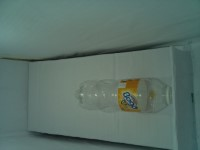
#> input picture data/bottle2.jpg, 200 x 150 px
$ python part2_ocr.py
#> lines starting #> are read from the running program, lines starting #| are printed output that depends on the picture; after the words box and inside, x2 and y2 are one past the last pixel; in counts of white or black regions, pixels touching at a corner belong together
### part2_localization.py
import cv2
import numpy as np

def localize_text(image_path, output_path):
    """
    Part 2: Text Localization (Region of Interest Extraction)
    Extracts text regions (Region of Interest - ROI) from the bottle image.
    This handles uneven lighting better than Part 1.
    """
#> called with image_path = 'data/bottle2.jpg', output_path = 'outputs/part2_localization.jpg'
    image = cv2.imread(image_path)
#> image is the input picture: shape (150, 200, 3); mean B, G, R 104.9, 112.9, 91.3
    if image is None:
        print(f"Error: Could not read image at {image_path}")
        return [], None

    gray = cv2.cvtColor(image, cv2.COLOR_BGR2GRAY)
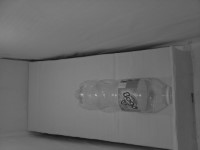
#> gray: shape (150, 200); min 22, max 172, mean 105.5
    blurred = cv2.GaussianBlur(gray, (5, 5), 0)

    # Adaptive Thresholding handles uneven lighting on the cylindrical bottle
    thresh = cv2.adaptiveThreshold(
        blurred,
        255,
        cv2.ADAPTIVE_THRESH_GAUSSIAN_C,
        cv2.THRESH_BINARY_INV,
        15,
        5
    )
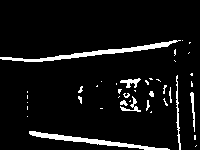
#> thresh: shape (150, 200); 6.7% white; 41 white regions (28 under 20 px), largest, box (x1, y1, x2, y2) and area: (0, 40, 181, 62) 710, (29, 131, 170, 150) 588, (176, 75, 181, 150) 137

    # Morphological closing connects characters into solid blocks
    rect_kernel = cv2.getStructuringElement(cv2.MORPH_RECT, (15, 5))
    connected = cv2.morphologyEx(thresh, cv2.MORPH_CLOSE, rect_kernel)
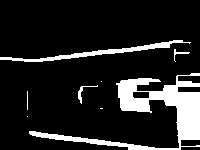
#> connected: shape (150, 200); 13.7% white; 8 white regions (4 under 20 px)

    # Find contours
    contours, _ = cv2.findContours(connected, cv2.RETR_EXTERNAL, cv2.CHAIN_APPROX_SIMPLE)
#> contours = 8 contours, 4 with area under 20; largest, box (x1, y1, x2, y2) and area: (29, 73, 200, 150) 2908, (0, 40, 191, 62) 554, (78, 85, 98, 104) 34, (174, 49, 190, 62) 20

    rois = []
    output_image = image.copy()

    for contour in contours:
        x, y, w, h = cv2.boundingRect(contour)
        aspect_ratio = w / float(h)
        area = w * h

        # Filter out noise (boxes that are too small or not shaped like text)
        if area > 300 and area < 50000 and aspect_ratio > 1.2:
            rois.append((x, y, w, h))
            cv2.rectangle(output_image, (x, y), (x + w, y + h), (0, 255, 0), 2)
#> this loop made 8 passes
#> (x, y, w, h, aspect_ratio, area) on passes 4, 6, 7, 8: (78, 85, 20, 19, 1.05, 380), (29, 73, 171, 77, 2.22, 13167), (174, 49, 16, 13, 1.23, 208), (0, 40, 191, 22, 8.68, 4202)
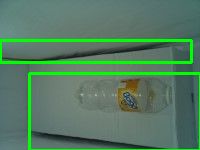
#> output_image: shape (150, 200, 3); 7.45% of pixels changed, all inside (x1, y1, x2, y2) = (0, 39, 200, 150)
#> after the loop, rois = [(29, 73, 171, 77), (0, 40, 191, 22)]

    cv2.imwrite(output_path, output_image)
    print(f"Localized {len(rois)} potential text regions. Saved to {output_path}")
#| Localized 2 potential text regions. Saved to outputs/part2_localization.jpg

    return rois, gray

# [2 lines that do not run on import are left out]

### part2_ocr.py
import cv2
import pytesseract
from part2_localization import localize_text

def run_ocr_on_regions(image_path, localization_output):
    """
    Part 2: Localized OCR
    Extracts text only from the specific regions identified in the localization step.
    """
    rois, gray = localize_text(image_path, localization_output)
#> rois = [(29, 73, 171, 77), (0, 40, 191, 22)]

    if gray is None or len(rois) == 0:
        print("No text regions found to process.")
        return

    print("\n--- OCR Results from Localized Regions ---")

    for i, (x, y, w, h) in enumerate(rois):
        # Crop the text region
        padding = 5
        y1 = max(0, y - padding)
        y2 = min(gray.shape[0], y + h + padding)
        x1 = max(0, x - padding)
        x2 = min(gray.shape[1], x + w + padding)

        roi_crop = gray[y1:y2, x1:x2]

        # Threshold the crop
        _, roi_thresh = cv2.threshold(roi_crop, 0, 255, cv2.THRESH_BINARY + cv2.THRESH_OTSU)

        # Run Tesseract OCR (psm 7 treats image as a single text line)
        text = pytesseract.image_to_string(roi_thresh, config="--psm 7").strip()

        if text:
            print(f"Region {i+1} (x:{x}, y:{y}): {text}")
        else:
            print(f"Region {i+1} (x:{x}, y:{y}): [No text detected]")
#> this loop made 1 pass
#> (x, y, w, h, padding, y1, y2, x1) on pass 1: (29, 73, 171, 77, 5, 68, 150, 24)
#> pass 1, in run_ocr_on_regions, `roi_crop = gray[y1:y2, x1:x2]`:
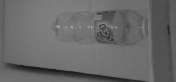
#> roi_crop: shape (82, 176); min 22, max 172, mean 104.6
#> pass 1, in run_ocr_on_regions, `_, roi_thresh = cv2.threshold(roi_crop, 0, 255, cv2.THRESH_BINARY + cv..`:
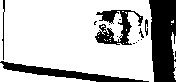
#> roi_thresh: shape (82, 176); 74.8% white; 15 black regions (10 under 20 px), largest, box (x1, y1, x2, y2) and area: (149, 0, 176, 82) 1867, (0, 61, 149, 82) 899, (95, 10, 143, 45) 723, (2, 0, 5, 60) 71, (145, 19, 148, 36) 36

    print("------------------------------------------")

if __name__ == "__main__":
    run_ocr_on_regions("data/bottle2.jpg", "outputs/part2_localization.jpg")
#> (the call stopped at in run_ocr_on_regions, `text = pytesseract.image_to_string(roi_thresh, config="--psm 7").strip()`: pytesseract is not available in this run)

$ run again, with data/bottle1.jpg copied over data/bottle2.jpg
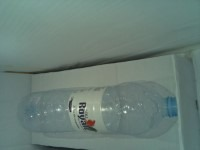
#> input picture data/bottle1.jpg, 200 x 150 px
#> in localize_text, image is the input picture: shape (150, 200, 3); mean B, G, R 119.2, 126.6, 105.8
#> in localize_text, `thresh = cv2.adaptiveThreshold( blurred, 255, cv2.ADAPTIVE_THRESH_GAUS..`:
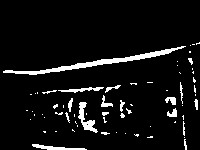
#> thresh: shape (150, 200); 6.6% white; 66 white regions (48 under 20 px), largest, box (x1, y1, x2, y2) and area: (3, 46, 186, 75) 764, (78, 102, 98, 133) 219, (32, 144, 87, 150) 152
#> connected: shape (150, 200); 11.8% white; 17 white regions (12 under 20 px)
#> contours = 17 contours, 13 with area under 20; largest, box (x1, y1, x2, y2) and area: (34, 85, 133, 135) 1096, (165, 58, 200, 150) 913, (0, 46, 186, 75) 611, (32, 144, 87, 150) 112
#> the loop in localize_text, `for contour in contours:` made 17 passes
#> (x, y, w, h, aspect_ratio, area) on passes 1, 2, 4, 10, 13, 15, 17: (32, 144, 55, 6, 9.17, 330), (134, 134, 19, 4, 4.75, 76), (43, 131, 14, 2, 7, 28), (34, 85, 99, 50, 1.98, 4950), (165, 58, 35, 92, 0.38, 3220), (0, 46, 186, 29, 6.41, 5394), (192, 42, 8, 3, 2.67, 24)
#> after the loop in localize_text, `for contour in contours:`:
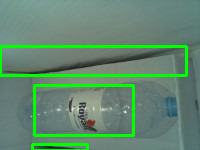
#> output_image: shape (150, 200, 3); 7.98% of pixels changed, all inside (x1, y1, x2, y2) = (0, 45, 188, 150)
#> after the loop in localize_text, `for contour in contours:`: rois = [(32, 144, 55, 6), (34, 85, 99, 50), (0, 46, 186, 29)]
#| Localized 3 potential text regions. Saved to outputs/part2_localization.jpg
#> the loop in run_ocr_on_regions, `for i, (x, y, w, h) in enumerate(rois):` made 1 pass
#> (x, y, w, h, padding, y1, y2, x1) on pass 1: (32, 144, 55, 6, 5, 139, 150, 27)
